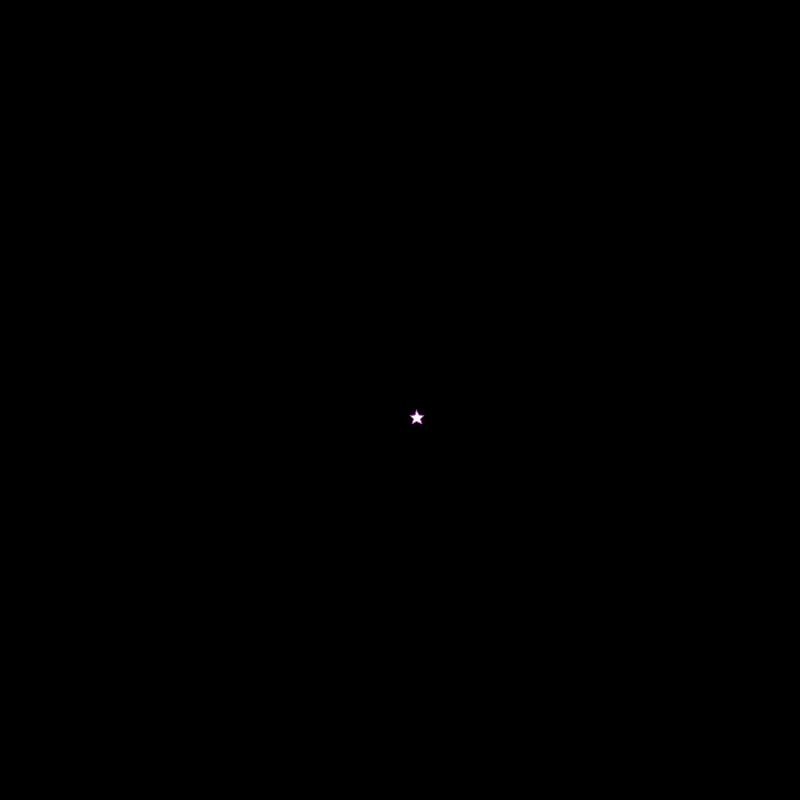
Frame 1 (no input)
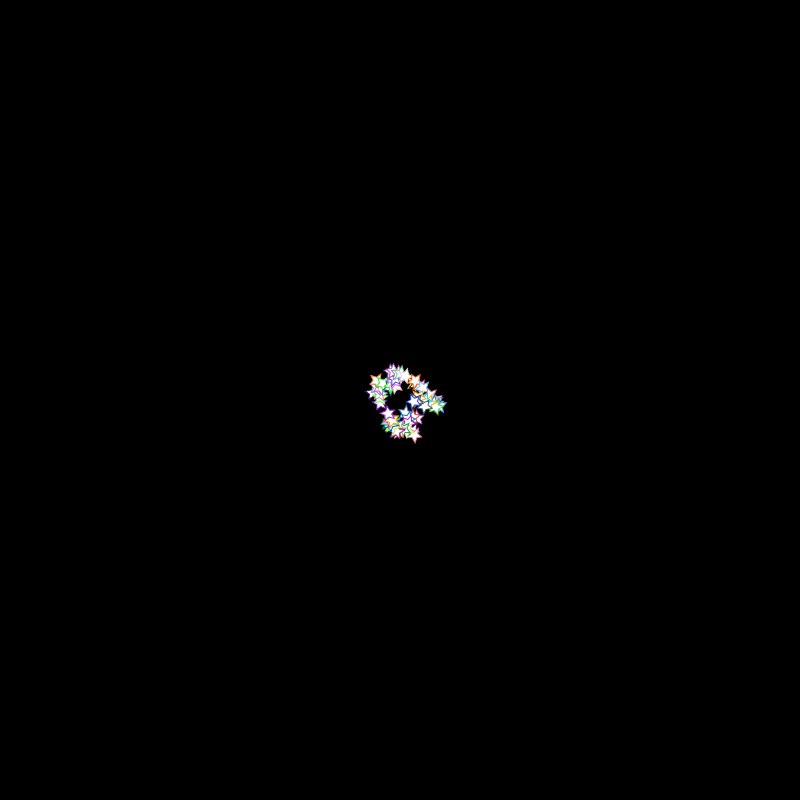
Frame 60 (no input)
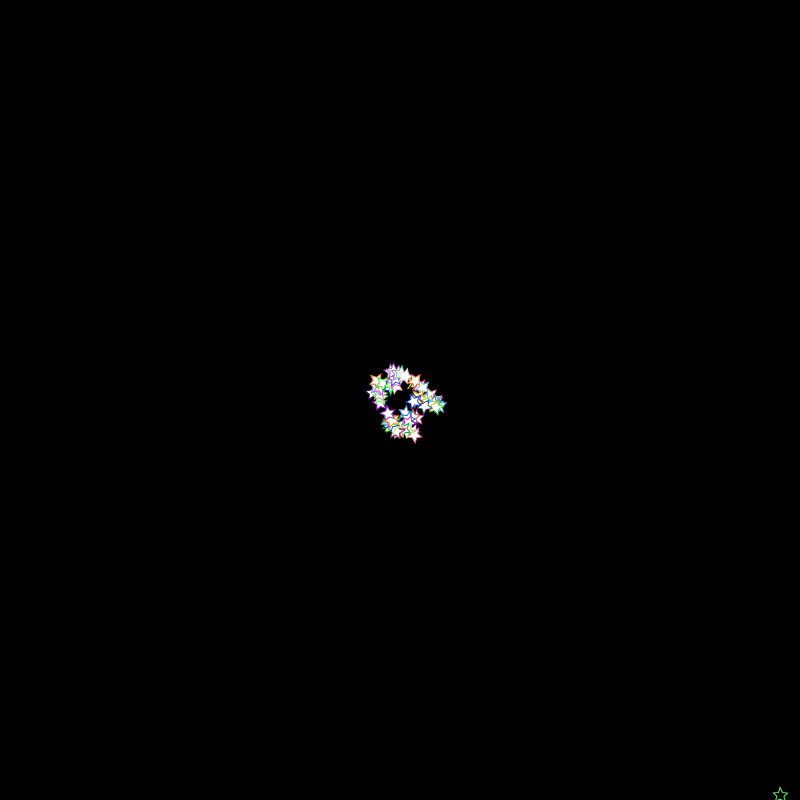
Frame 120 (the mouse pressed at the canvas centre since frame 60)

The p5.js sketch that drew these frames (run headless with seeded random() and noise() and a simulated clock; from frame 60 on, the mouse is pressed at the canvas centre):

// p5.js sketch
// ── sketch.js
var angle = 0.0;
var x = 0;
var speed = 5;

var a = 0;

function setup() {
    createCanvas(800, 800);
    background(0);
}

function draw() {
    
    redValue = random(255);
    greenValue = random(255);
    blueValue = random(255);
    stroke(redValue, greenValue, blueValue);
    
    translate(width/2 + a, height/2 + a);
    
    rotate(angle);
    angle += 0.1;
    
    
if (mouseIsPressed == false) {

beginShape();
vertex(16.5, 10);
vertex(19, 15);
vertex(24, 15.5);
vertex(20.5, 19);
vertex(22, 24);
vertex(16.5, 21.5);
vertex(12, 24);
vertex(13.5, 19);
vertex(10, 15.5);
vertex(15, 15);
endShape(CLOSE);
    
    } else {
       // background(255);
        fill(0);
        push();
        translate(mouseX, mouseY);

beginShape();
vertex(16.5, 10);
vertex(19, 15);
vertex(24, 15.5);
vertex(20.5, 19);
vertex(22, 24);
vertex(16.5, 21.5);
vertex(12, 24);
vertex(13.5, 19);
vertex(10, 15.5);
vertex(15, 15);
endShape(CLOSE);
        
        pop();
    }
    
   a = a+random(-8, 8); 
}
